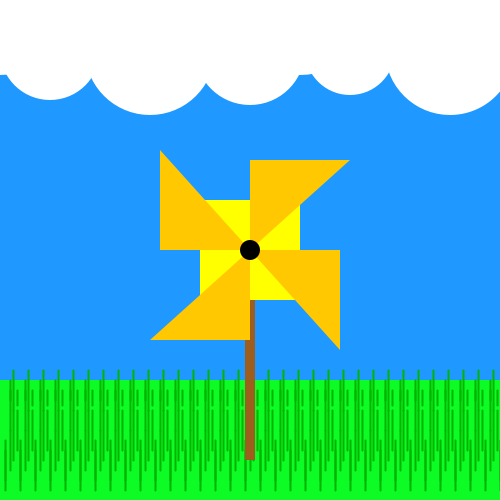
Frame 1 (no input)
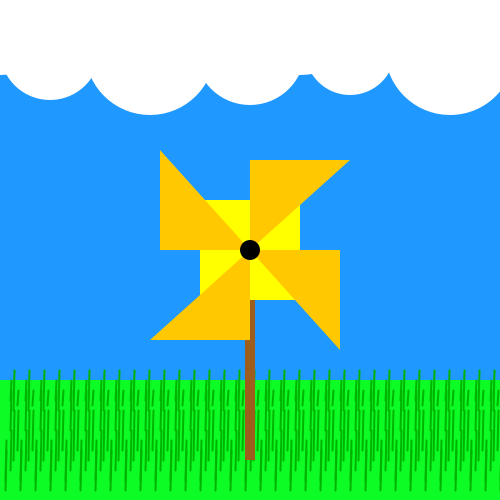
Frame 60 (the mouse pressed at the canvas centre just before this capture)
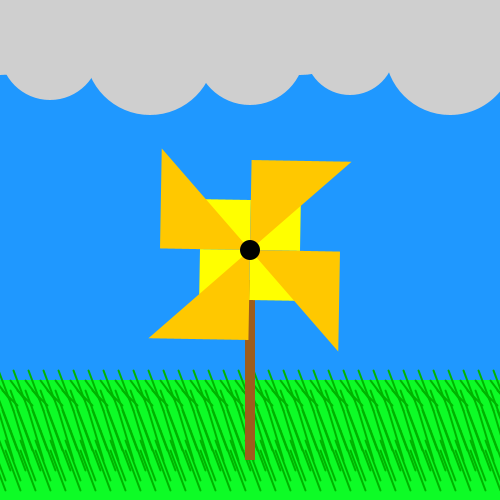
Frame 120 (the mouse held since frame 60 and released just before this capture)

The Processing sketch that drew these frames (run headless with seeded random() and noise(); from frame 60 on, the mouse is pressed at the canvas centre):

// Processing sketch: processing_174021
// ── processing_174021.pde

float counter = 0;

void setup()
{
  size(500,500);
}

void draw()
{
  background(#1F98FF);
  
  //Hintergrund
  pushMatrix();
    rectMode(CENTER);
    fill(#0DFC26);
    noStroke();
    rect(250,480,500,200);
  popMatrix();
  
    
  //Wolken
  
    pushMatrix();
    
    float countermouse = map(mouseX,0,width,0.01,0.4);
  
    float amplitude = map(sin(counter),-1,1,-150,150);
    
    println(sin(counter));
    counter += countermouse;
    
    float wolkenfarbe = map(mouseX,0,500,255,160);
    
    //Reihe 1
    fill(wolkenfarbe);
    ellipse(0,0,150,150);
    ellipse(100,0,150,150);
    ellipse(200,0,100,150);
    ellipse(300,0,150,150);
    ellipse(400,0,120,120);
    ellipse(500,0,130,130);
    
    //Reihe 2
    ellipse(50,50,100,100);
    ellipse(150,50,130,130);
    ellipse(250,50,110,110);
    ellipse(350,50,90,90);
    ellipse(450,50,130,130);
    
    
    popMatrix();
    
    //Gras
    pushMatrix();
    stroke(0,180,0);
    strokeWeight(2);
    for (int i=0; i<500; i+=15){
      
      float grass = map(sin(counter),-1,1,-3,3);
      
      float grass_amp = map(mouseX,0,500,0,30);
      
      line(10+i,400,10+i+grass-grass_amp,380);
      line(17+i,405,17+i+grass-grass_amp,390);
      line(13+i,410,13+i+grass-grass_amp,370);
      line(10+i,430,10+i+grass-grass_amp,390);
      line(17+i,450,17+i+grass-grass_amp,410);
      line(13+i,460,13+i+grass-grass_amp,410);
      line(10+i,470,10+i+grass-grass_amp,430);
      line(5+i,490,5+i+grass-grass_amp,450);
      line(5+i,480,5+i+grass-grass_amp,440);
    }
    popMatrix();
    
  //Stange
  pushMatrix();
    ellipseMode(CENTER);
    fill(0,0,0);
    noStroke();
    ellipse(250,250,20,20);
    fill(#9D5D1D);
    rect(250,370,10,180);
  popMatrix();
  
  //Rad
   
   float rotation = map(millis(),0,60000,0,500);
   
   float rotationspeed = map(mouseX,0.01,0.05,0,500);
    
    for (int i=0; i<360; i+=90){
    pushMatrix();
   
    
    translate(250,250);
    
    rotate(radians(-millis()*mouseX/1000));
    
    rotate(radians(i));
    fill(255,255,0);
    triangle(0,0,0,-50,-50,-50);
    
    fill(255,200,0);
    triangle(-90,-100,-90,0,0,0);
  
    popMatrix();
    }
    
    //Knopf
    pushMatrix();
      ellipseMode(CENTER);
      fill(0,0,0);
      noStroke();
      ellipse(250,250,20,20);
    popMatrix();
}
